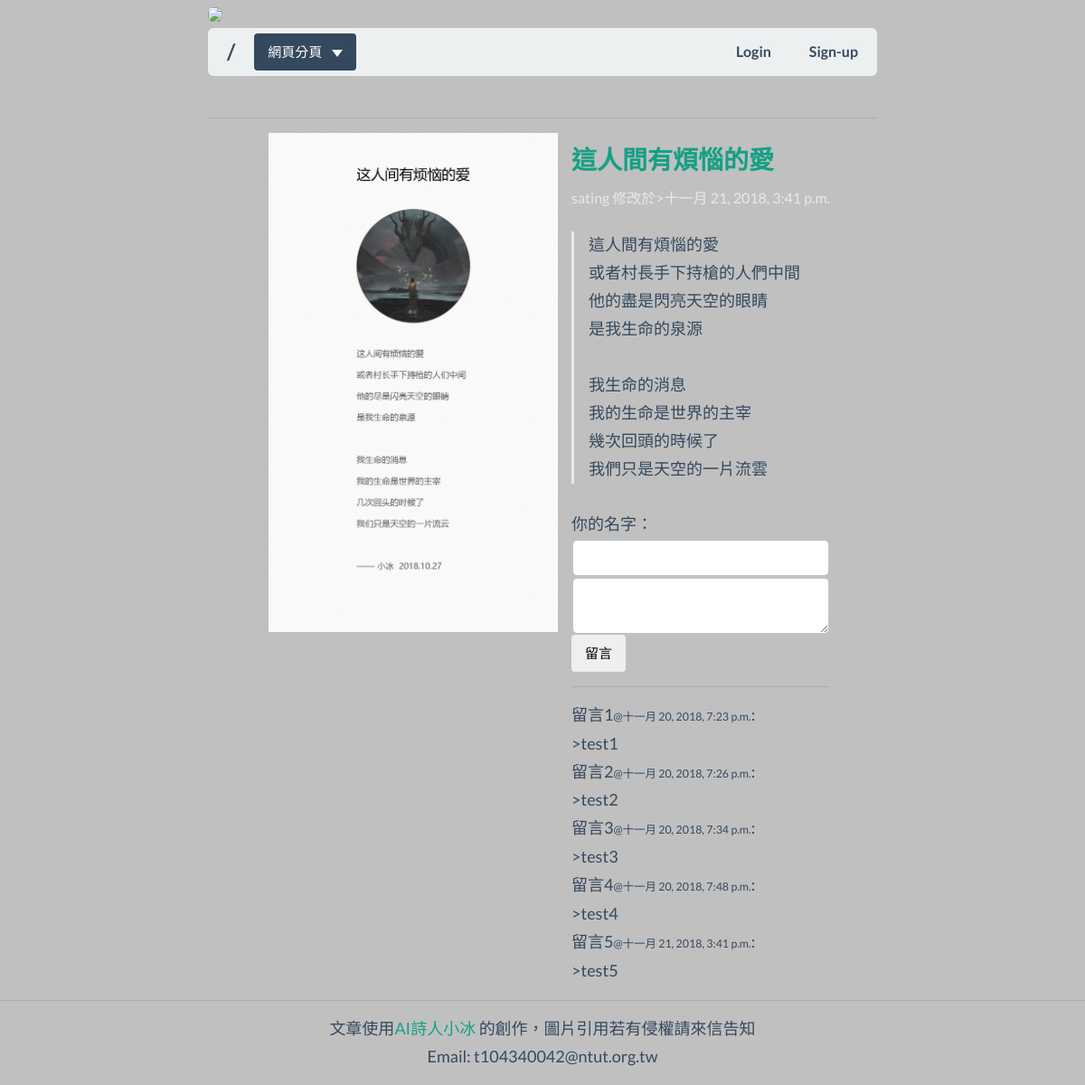
The page /post/zhe-ren-jian-you-fan-nao-de-ai on the database as committed earlier.
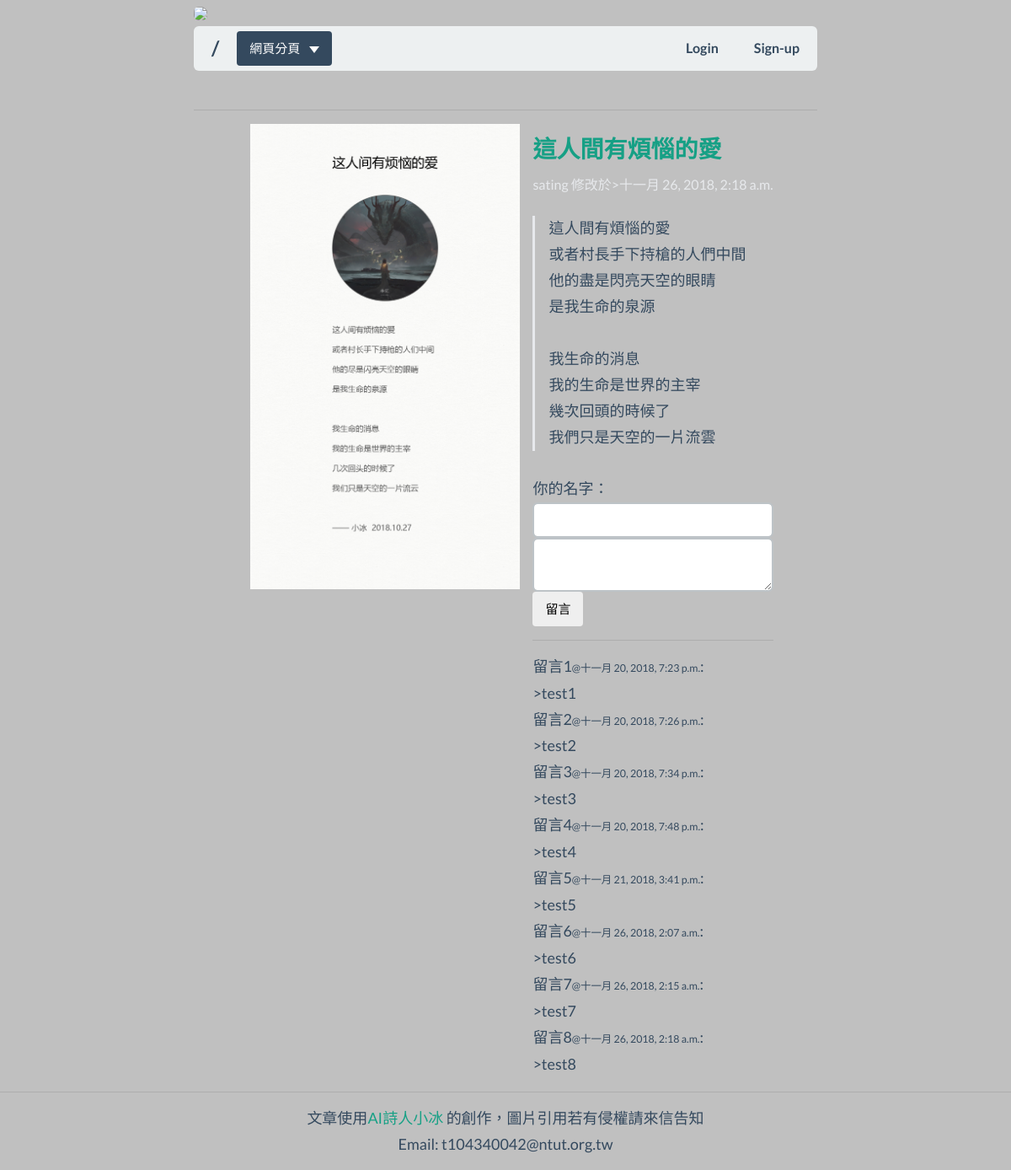
The same page on the database as committed later.
### blog/models.py (models this page shows, shortened)
class Post(models.Model):
    author = models.CharField('作者',max_length = 200 ,editable = False )
    title = models.CharField('標題' ,max_length = 200 )
    slug = models.SlugField('網址' ,unique = True ,editable = False )
    context = models.TextField('文章內容' )
    publish_time = models.DateTimeField('發布時間' ,auto_now_add = True )
    edited_time = models.DateTimeField('修改時間' ,auto_now = True )
    def rename(instance,filename):
        ext = filename.split('.')[-1]
        return '{0}/{1}.{2}'.format('post/side',instance.slug,ext)
    image = models.ImageField('側邊圖片',upload_to=rename,blank=True )

class Comment(models.Model):
    post = models.ForeignKey('Post' ,related_name='comments' ,on_delete=models.CASCADE )
    poster = models.CharField('留言的人' ,max_length = 30 ,default = '陌生人' )
    context = models.TextField('留言內容' ,max_length = 140 ,blank = False)
    post_time = models.DateTimeField('留言時間' ,auto_now_add=True )

### blog/views.py (the view, shortened to what this page needs)
# urls.py: path('post/<slug:slug>',ShowPost),
def ShowPost(request,slug):
    try:
        post = Post.objects.get(slug = slug)
        return render(request,'Post.html',locals())
    except:
        return redirect('/404')

### templates/Post.html (shortened to what this page needs)
{% extends 'Base.html' %}
{% block side %}
{% if post.image == '' %}
{% else %}
    <div class="col side">
        <img src='{{ post.image.url }}'>
    </div>
{% endif %}
{% endblock side %}
{% block heading %}
    <h5><a href='/post/{{ post.slug }}'>{{ post.title }}</a><br>
        <small><small><small>
            {{ post.author }}
            {% if post.edited_time != post.publish_time %}
                修改於>{{ post.edited_time }}
            {% else %}
                發布於>{{ post.publish_time }}
            {% endif %}
        </small></small></small>
    </h5>
{% endblock heading %}
{% block context %}
    <blockquote>{{ post.context | safe |linebreaksbr }}</blockquote>
{% endblock context %}
{% block comment %}
    <form method="POST">
        <lable for="poster">你的名字：</lable>
            <input id="poster" type="text" name="poster" class="form-control">
            <textarea id="context" type="text" name="context" class="form-control"></textarea>
        <input type="submit" class="btn" value="留言">
    </form>
    {% if post.comments.all %}
        <hr>
        {% for c in post.comments.all %}
        <div class="comment">
            {{ c.poster | upper }}<small><small>@{{ c.post_time }}</small></small>:<br>
            >{{ c.context }}
        </div>
        {% endfor %}
    {% else %}
        <hr>
        <h6>尚未有留言</h6>
    {% endif %}
{% endblock comment %}

Rows that differ between the two databases and show on the page:
changed Post "這人間有煩惱的愛": edited_time "十一月 21, 2018, 3:41 p.m." → "十一月 26, 2018, 2:18 a.m."
added Comment: poster "留言6", post_time "十一月 26, 2018, 2:07 a.m.", context "test6"
added Comment: poster "留言7", post_time "十一月 26, 2018, 2:15 a.m.", context "test7"
added Comment: poster "留言8", post_time "十一月 26, 2018, 2:18 a.m.", context "test8"
